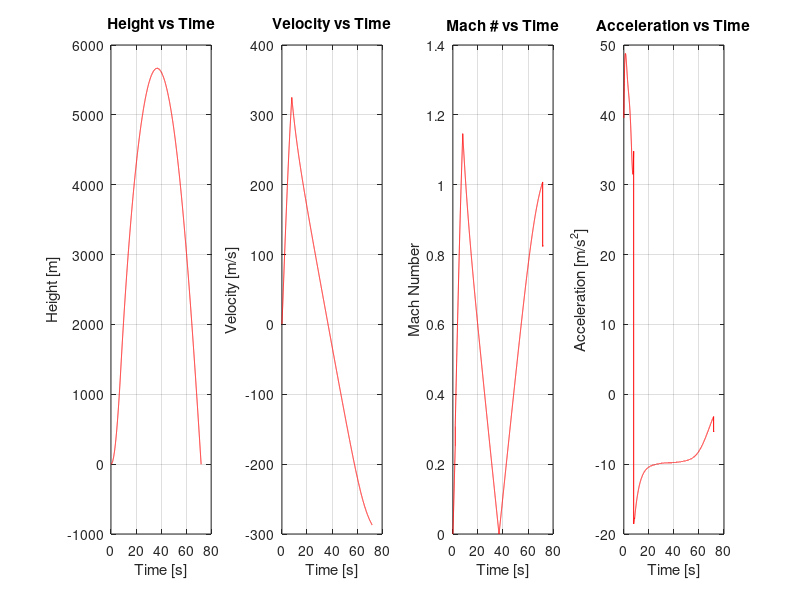
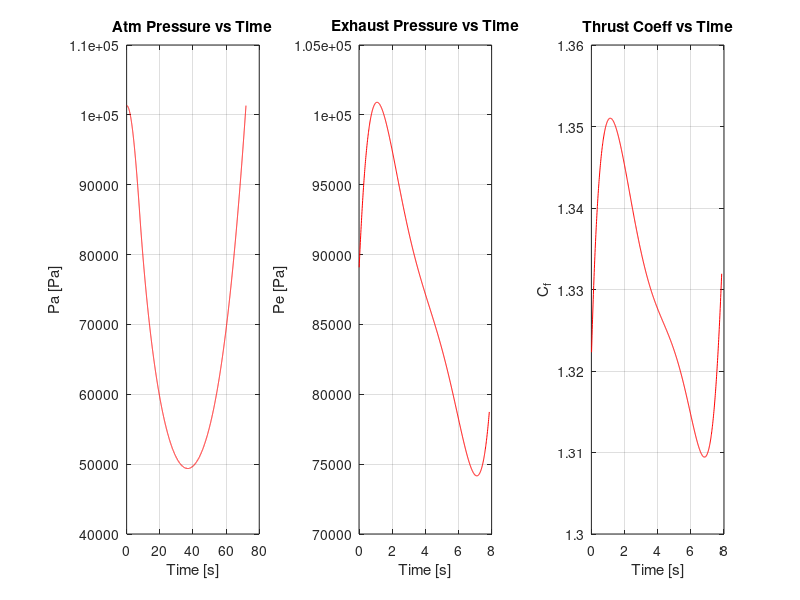
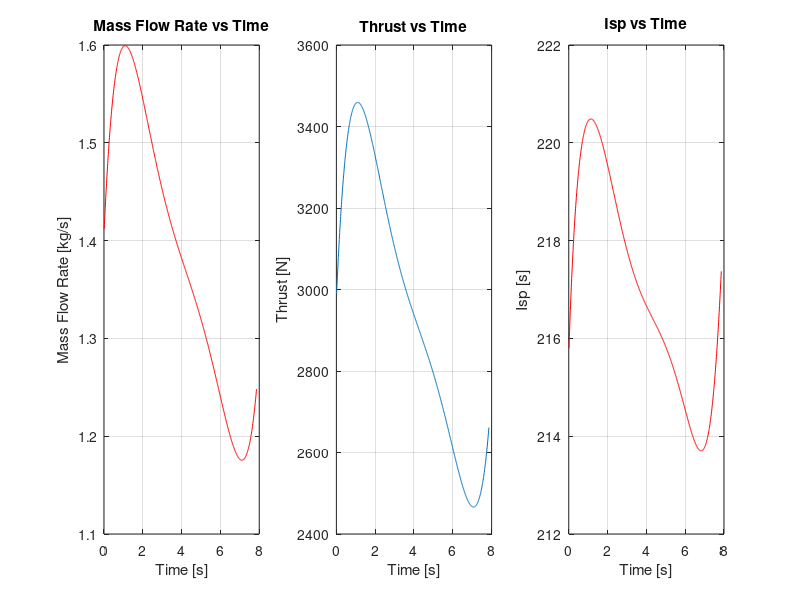

MATLAB code for these plots, in order:
%%  SET STATIC VALUES
clear 
clc

M_p = 24/2.205; %[kg]
M_o = 134/2.205; %[kg]
%initial weight parameters

r_o = (6.371*10^6)+1400.55; 
%   initial height radius of earth [m]

d = 6/39.37;
%   diameter of rocket [m]
A = (pi*(d/2)^2);
%   cross sectional area [m^2]

A_t = .001781;
% throat area ( math in EXCEL) [m^2]

Ae_At = 3;
% Area ratio, fixed

C_star = 1601;
% Cstar [m/s]

C_fo = 1.351229;
% nonchanging Cf piece

Pe_Pc = 0.070183;
%Pressure Ratio

K = 1.16;
%   specific heat ratio air
R_air = 287;
%   ideal gas constant for air 


%%  SET INITIAL VARIABLES

g_o = 9.81;
%   initial gravity constant [m/s]
h = 0;
%   initialize height variable [m]
v = 0;
%   initialize height variable [m/s]
a = 0;
%   initialize acceleration variable [m/s^2]
M = M_o;
%   total mass of vehicle [kg]

%%  ITERATION INITIALIZE

i = 1;
t_del = .01;

while h >=0
%%  TRANSIENT PROPERTY CALCULATIONS

    g = g_o * ((r_o / (r_o + h))^2);
    %   calculate acceleration due to gravity [m/s]
   
    if h < 80,000;
        temp = 300 - .00125 * h;
    else 
        temp = 200;
    end
    
     rho=(1.2*exp((-2.9*(10^-5))*(h^1.15)));
    %   NASA earth atmosphere model for density [kg/m^3]
    c_mach = sqrt(1.4*R_air*(temp));
    %   speed of sound based on temp
    mach = abs(v)/c_mach;
    %   calculate mach number

    
    if abs(mach) <=1.1
        Cd = -1.5152*mach^4 + 3.9355*mach^3 - 2.9003*mach^2 + 0.7509*mach + 0.0953;
    elseif abs(mach) > 1.1 && abs(mach) <1.2
        Cd = .425;
    elseif abs(mach)<= 4
        Cd = -0.0294*mach^3 + 0.2735*mach^2 - 0.8528*mach + 1.09017;
    else 
        Cd = .15;
    end
    D = Cd*(1/2)*rho*v^2*A;              
    %   drag coeff and drag force from mach number [kg]
%%  MOTOR PARAMETER CALCULATIONS
t = i * t_del;

Pc = (0.0725*t^5 - 1.5035*t^4 + 11.665*t^3 - 41.482*t^2 + 56.108*t + 183.54) * 6895 ;% calculate Pc as function of time and convert to Pascals

Pa = 101325 * ((1 - (0.0000225577 * h))^5.25588); % pa equation given in problem statement

m_dot = (Pc * A_t)/C_star;

m_del = m_dot * t_del;

C_f = C_fo + ((Pe_Pc - (Pa/Pc)) * Ae_At);

C = C_star * C_f;

%%  VELOCITY CALCULATIONS

if M > (M_o-M_p)
%   during burn
v_del =(C * (m_del/M)) - ((1/M)*D*t_del)-(g*t_del);

M = M - m_del;

BURNTIME = i*t_del;
tb_stor(i) = BURNTIME;
m_dot_stor(i) = m_dot;
Isp_stor(i) = C/9.81;                               % STORING BURN SPECIFIC PARAMETERS
Cf_stor(i) = C_f;
Pe_stor(i) = Pe_Pc * Pc;
Thrust_stor(i) = m_dot * C;


elseif v > 0
%   during coast

v_del = -(1/M)*D*t_del - g*t_del;
else
%   after apogee

v_del = (1/M)*D*t_del - g*t_del;
end

%%CALCULATE VARIOUS PARAMETERS FOR PRINTING


Pa_stor(i) = Pa;
mach_stor(i) = mach;


v = v + v_del;
v_stor(i) = v;
h = h + (v * t_del);
h_stor(i) = h;

t_stor(i) = t;
%   calc current height and velocity. store values.
i = i + 1;
end

%%  Integrate for acceleration curve

s = size(v_stor);
for n = 1 : (s(2) -1 )
a = (v_stor(n+1) - v_stor(n)) / t_del;
a_stor(n) = a;
end
a_stor(n+1) = a_stor(n);

%%  PLOT FIGURE 1

figure(1)
subplot(1,4,2);
plot(t_stor,v_stor,'r');
xlabel('Time [s]');
ylabel('Velocity [m/s]');
grid on;
title('Velocity vs Time');

figure(1)
subplot(1,4,1);
plot(t_stor,h_stor,'r');
xlabel('Time [s]');
ylabel('Height [m]');
grid on;
title('Height vs Time');

figure(1)
subplot(1,4,4);
plot(t_stor,a_stor,'r');
xlabel('Time [s]');
ylabel('Acceleration [m/s^2]');
grid on;
title('Acceleration vs Time');

figure(1)
subplot(1,4,3);
plot(t_stor,mach_stor,'r');
xlabel('Time [s]');
ylabel('Mach Number');
grid on;
title('Mach # vs Time');

%%  PLOT FIGURE 2

figure(2)
subplot(1,3,1);
plot(t_stor,Pa_stor,'r');
xlabel('Time [s]');
ylabel('Pa [Pa]');
grid on;
title('Atm Pressure vs Time');

figure(2)
subplot(1,3,2);
plot(tb_stor,Pe_stor,'r');
xlabel('Time [s]');
ylabel('Pe [Pa]');
grid on;
title('Exhaust Pressure vs Time');

figure(2)
subplot(1,3,3);
plot(tb_stor,Cf_stor,'r');
xlabel('Time [s]');
ylabel('C_f');
grid on;
title('Thrust Coeff vs Time');

%%  PLOT FIGURE 3

figure(3)
subplot(1,3,1);
plot(tb_stor,m_dot_stor,'r');
xlabel('Time [s]');
ylabel('Mass Flow Rate [kg/s]');
grid on;
title('Mass Flow Rate vs Time');

figure(3)
subplot(1,3,2);
plot(tb_stor,Thrust_stor);
xlabel('Time [s]');
ylabel('Thrust [N]');
grid on;
title('Thrust vs Time');

figure(3)
subplot(1,3,3);
plot(tb_stor,Isp_stor,'r');
xlabel('Time [s]');
ylabel('Isp [s]');
grid on;
title('Isp vs Time');